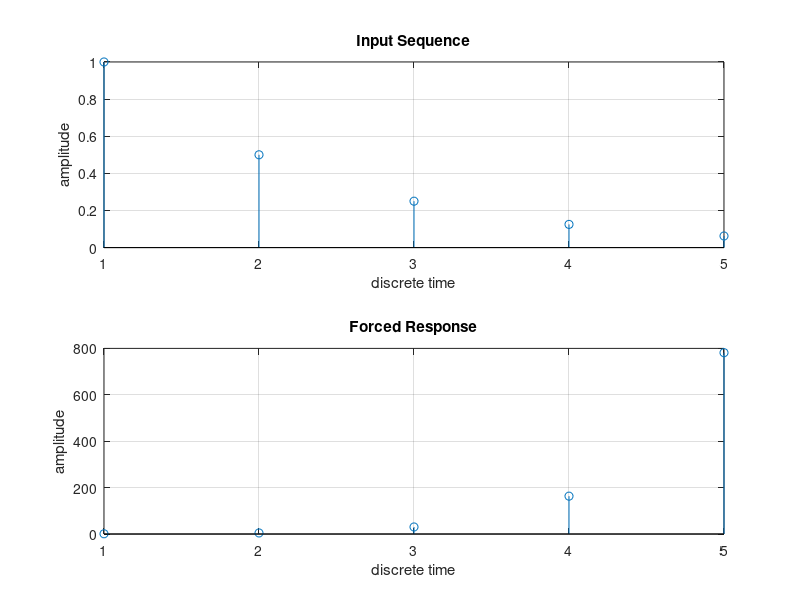

The MATLAB source for this figure:
%Matlab Program to find Forced Response 
%From the given Difference Equation

%Forced Response is the output of the system 
%only due to input, but not due to initial conditions

%The given difference equation  is 
%y(n)-7y(n-1)+12y(n-2)=x(n)-3x(n-1)+12x(n-2) ... Eq (1)

%Consider the input as x(n)=(1/2)^n * u(n)

%Consider Initial Conditions as : y(-1)=0, y(-2)=0

clc
clear all
close all

N=input('Enter the desired length of output sequence')
%Let us simulate input x(n)
n=0:N-1
x=(1/2).^n 

%Initial Conditions
ic1=0 %Make initial conditions 0 to find Forced Response
ic2=0 %Make initial conditions 0 to find Forced Response

%From Eq (1), we can write
%y(n)=x(n)-3x(n-1)+12x(n-2)+7y(n-1)-12y(n-2) . . .  Eq (2)
%Put n=0 in Eq(2)
%y(0)=x(0)-3x(-1)+12x(-2)+7y(-1)-12y(-2)
%But y(0) becomes y(1) in Matlab
%x(0) becomes x(1) in Matlab
%x(-1)=x(-2)=0

y(1)=x(1)+7*ic1-12*ic2 %This is actually y(0)

%Put n=1 in Eq2()
%y(1)=x(1)-3x(0)+12x(-1)+7y(0)-12y(-1)
%But y(1) becomes y(2) in Matlab
%x(1) becomes x(2) in Matlab
y(2)=x(2)-3*x(1)+7*y(1)-12*ic1%This is actually y(1)

%Remaining values of y(n) can be found iteratively 
%from the following for loop

for n=3:N
    y(n)=x(n)-3*x(n-1)+12*x(n-2)+7*y(n-1)-12*y(n-2);
end
y %This is to display values of y(n) in command window

subplot(2,1,1)
stem(x)
grid on
xlabel('discrete time')
ylabel('amplitude')
title('Input Sequence')

subplot(2,1,2)
stem(y)
grid on
xlabel('discrete time')
ylabel('amplitude')
title('Forced Response')
